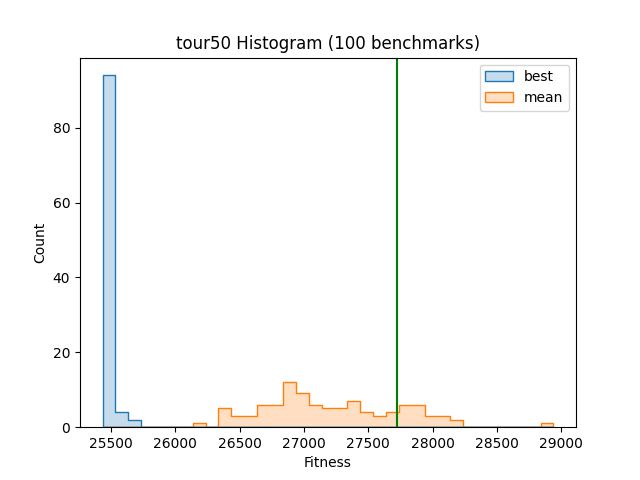

Write the Python code that produced this figure.
import matplotlib.pyplot as plt
import pandas as pd
import seaborn as sns
from visualize import preprocess, get_heuristic


def get_fitness(filename: str) -> tuple[float, float]:
    df = preprocess(filename)
    return float(df['Best value'].iloc[-1]), float(df['Mean value'].iloc[-1])


def create_df(nr_benchmarks, problem) -> pd.DataFrame:
    data = {'best': [], 'mean': []}
    for benchmark_nr in range(1, nr_benchmarks + 1):
        benchmark_filename = f'benchmark_{problem}_{benchmark_nr:03}.csv'
        filename = f'./benchmark/{benchmark_filename}'
        best_fit, mean_fit = get_fitness(filename)
        data['best'].append(best_fit)
        data['mean'].append(mean_fit)
    return pd.DataFrame(data)


def main():
    problem_size = 50
    problem = f'tour{problem_size}'
    heuristic = get_heuristic(problem_size)
    nr_benchmarks = 100
    df = create_df(nr_benchmarks, problem)
    # df = df.melt()
    g = sns.histplot(df, element='step', binwidth=100)
    g.set_title(f'{problem} Histogram ({nr_benchmarks} benchmarks)')
    g.set_xlabel('Fitness')
    g.axvline(x=heuristic, color='green')
    # plt.show()
    plt.savefig('histogram.png')


if __name__ == '__main__':
    main()
